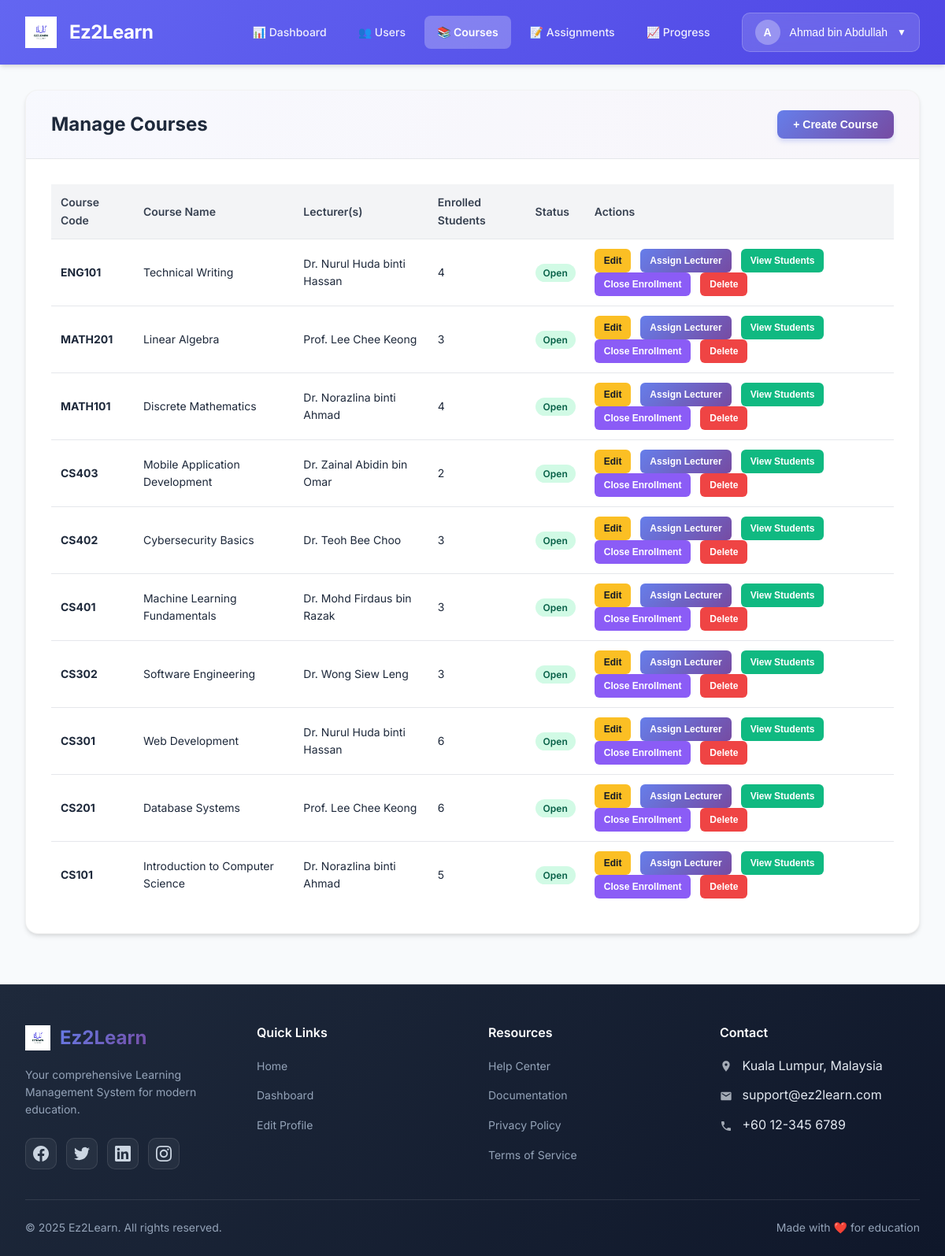
Page /admin/module-managelearning/index.php (signed in) on the committed database.
### tables this page shows
CREATE TABLE courses (
    course_id INT AUTO_INCREMENT PRIMARY KEY,
    course_code VARCHAR(20) UNIQUE NOT NULL,
    course_name VARCHAR(100) NOT NULL,
    description TEXT,
    status ENUM('open','closed') DEFAULT 'open'
);

### admin/module-managelearning/index.php (the view, shortened to what this page needs)
<?php
$db_host = 'localhost';
$db_user = 'root';
$db_pass = '';
$db_name = 'ez2learn';
$conn = mysqli_connect($db_host, $db_user, $db_pass, $db_name);
$courses_query = "
    SELECT
        c.course_id, c.course_code, c.course_name, c.description, c.status,
        GROUP_CONCAT(DISTINCT u.name SEPARATOR ', ') as lecturers,
        COUNT(DISTINCT e.student_id) as enrolled_students
    FROM courses c
    LEFT JOIN course_lecturers cl ON c.course_id = cl.course_id
    LEFT JOIN users u ON cl.lecturer_id = u.user_id
    LEFT JOIN enrollments e ON c.course_id = e.course_id
    GROUP BY c.course_id
    ORDER BY c.course_id DESC
";
$courses_result = mysqli_query($conn, $courses_query);
$courses = mysqli_fetch_all($courses_result, MYSQLI_ASSOC);
require_once '../../includes/header-admin.php';
?>
    <div class="container">
        <div class="page-container">
            <div class="page-header">
                <h1 class="page-title">Manage Courses</h1>
                <button class="btn-add" onclick="openCreateModal()">+ Create Course</button>
            </div>
            <div class="content">
                <div class="table-wrapper">
                    <table>
                        <thead>
                            <tr>
                                <th>Course Code</th>
                                <th>Course Name</th>
                                <th>Lecturer(s)</th>
                                <th>Enrolled Students</th>
                                <th>Status</th>
                                <th>Actions</th>
                            </tr>
                        </thead>
                        <tbody>
                            <?php if (empty($courses)): ?>
                                <tr>
                                    <td colspan="6" style="text-align: center; padding: 40px; color: #6b7280;">No courses found</td>
                                </tr>
                            <?php else: ?>
                                <?php foreach ($courses as $course): ?>
                                    <tr>
                                        <td><strong><?php echo htmlspecialchars($course['course_code']); ?></strong></td>
                                        <td><?php echo htmlspecialchars($course['course_name']); ?></td>
                                        <td><?php echo htmlspecialchars($course['lecturers'] ?: 'Not Assigned'); ?></td>
                                        <td><?php echo $course['enrolled_students']; ?></td>
                                        <td><span class="badge badge-<?php echo $course['status']; ?>"><?php echo ucfirst($course['status']); ?></span></td>
                                        <td>
                                            <button class="btn-action btn-edit" onclick="openEditModal(<?php echo htmlspecialchars(json_encode($course)); ?>)">Edit</button>
                                            <button class="btn-action btn-assign" onclick="openAssignModal(<?php echo $course['course_id']; ?>, '<?php echo htmlspecialchars($course['course_name']); ?>')">Assign Lecturer</button>
                                            <button class="btn-action btn-view" onclick="viewEnrolledStudents(<?php echo $course['course_id']; ?>)">View Students</button>
                                            <button class="btn-action btn-toggle" onclick="toggleEnrollment(<?php echo $course['course_id']; ?>, '<?php echo $course['status']; ?>')">
                                                <?php echo $course['status'] === 'open' ? 'Close Enrollment' : 'Open Enrollment'; ?>
                                            </button>
                                            <button class="btn-action btn-delete" onclick="deleteCourse(<?php echo $course['course_id']; ?>, '<?php echo htmlspecialchars($course['course_name']); ?>')">Delete</button>
                                        </td>
                                    </tr>
                                <?php endforeach; ?>
                            <?php endif; ?>
                        </tbody>
                    </table>
                </div>
            </div>
        </div>
    </div>
<?php require_once '../../includes/footer.php'; ?>

### includes/header-admin.php (style rules this page uses)
* { margin: 0; padding: 0; box-sizing: border-box; }
body { font-family: 'Inter', -apple-system, BlinkMacSystemFont, 'Segoe UI', sans-serif; background: #f8fafc; color: #1e293b; line-height: 1.6; }
.container { max-width: 1600px; margin: 2rem auto; padding: 0 2rem; }

### admin/module-managelearning/index.php (style rules this page uses)
.page-container { background: #ffffff; border-radius: 16px; box-shadow: 0 4px 6px -1px rgba(0, 0, 0, 0.1), 0 2px 4px -1px rgba(0, 0, 0, 0.06); overflow: hidden; border: 1px solid rgba(0, 0, 0, 0.05); }
.page-header { padding: 1.5rem 2rem; border-bottom: 1px solid #e5e7eb; display: flex; justify-content: space-between; align-items: center; background: linear-gradient(135deg, rgba(102, 126, 234, 0.05) 0%, rgba(118, 75, 162, 0.05) 100%); }
.page-title { font-size: 1.5rem; font-weight: 700; color: #1e293b; }
.btn-add { background: linear-gradient(135deg, #667eea 0%, #764ba2 100%); color: white; border: none; padding: 0.625rem 1.25rem; border-radius: 8px; cursor: pointer; font-size: 0.875rem; font-weight: 600; transition: all 0.3s cubic-bezier(0.4, 0, 0.2, 1); box-shadow: 0 4px 6px -1px rgba(102, 126, 234, 0.3); }
.content { padding: 2rem; }
.table-wrapper { overflow-x: auto; }
table { width: 100%; border-collapse: collapse; }
thead { background: #f3f4f6; }
th { padding: 12px; text-align: left; font-weight: 600; font-size: 14px; color: #374151; }
td { padding: 12px; border-top: 1px solid #e5e7eb; font-size: 14px; }
tbody tr { transition: background-color 0.2s ease; }
.badge { padding: 4px 10px; border-radius: 12px; font-size: 12px; font-weight: 600; }
.badge-open { background: #d1fae5; color: #065f46; }
.btn-action { padding: 0.5rem 0.75rem; border: none; border-radius: 6px; cursor: pointer; font-size: 0.75rem; font-weight: 600; margin-right: 0.5rem; transition: all 0.3s cubic-bezier(0.4, 0, 0.2, 1); }
.btn-edit { background: #fbbf24; color: #111827; }
.btn-assign { background: linear-gradient(135deg, #667eea 0%, #764ba2 100%); color: white; }
.btn-view { background: #10b981; color: white; }
.btn-toggle { background: #8b5cf6; color: white; }
.btn-delete { background: #ef4444; color: white; }

### rows in the picture
courses: course_code "ENG101", course_name "Technical Writing", lecturers "Dr. Nurul Huda binti Hassan", enrolled_students "4", status "Open", shows "Close Enrollment"
courses: course_code "MATH201", course_name "Linear Algebra", lecturers "Prof. Lee Chee Keong", enrolled_students "3", status "Open", shows "Close Enrollment"
courses: course_code "MATH101", course_name "Discrete Mathematics", lecturers "Dr. Norazlina binti Ahmad", enrolled_students "4", status "Open", shows "Close Enrollment"
courses: course_code "CS403", course_name "Mobile Application Development", lecturers "Dr. Zainal Abidin bin Omar", enrolled_students "2", status "Open", shows "Close Enrollment"
courses: course_code "CS402", course_name "Cybersecurity Basics", lecturers "Dr. Teoh Bee Choo", enrolled_students "3", status "Open", shows "Close Enrollment"
courses: course_code "CS401", course_name "Machine Learning Fundamentals", lecturers "Dr. Mohd Firdaus bin Razak", enrolled_students "3", status "Open", shows "Close Enrollment"
courses: course_code "CS302", course_name "Software Engineering", lecturers "Dr. Wong Siew Leng", enrolled_students "3", status "Open", shows "Close Enrollment"
courses: course_code "CS301", course_name "Web Development", lecturers "Dr. Nurul Huda binti Hassan", enrolled_students "6", status "Open", shows "Close Enrollment"
courses: course_code "CS201", course_name "Database Systems", lecturers "Prof. Lee Chee Keong", enrolled_students "6", status "Open", shows "Close Enrollment"
courses: course_code "CS101", course_name "Introduction to Computer Science", lecturers "Dr. Norazlina binti Ahmad", enrolled_students "5", status "Open", shows "Close Enrollment"

### other values in the picture
substr($user_name, 0, 1) "A"
$user_name "Ahmad bin Abdullah"
